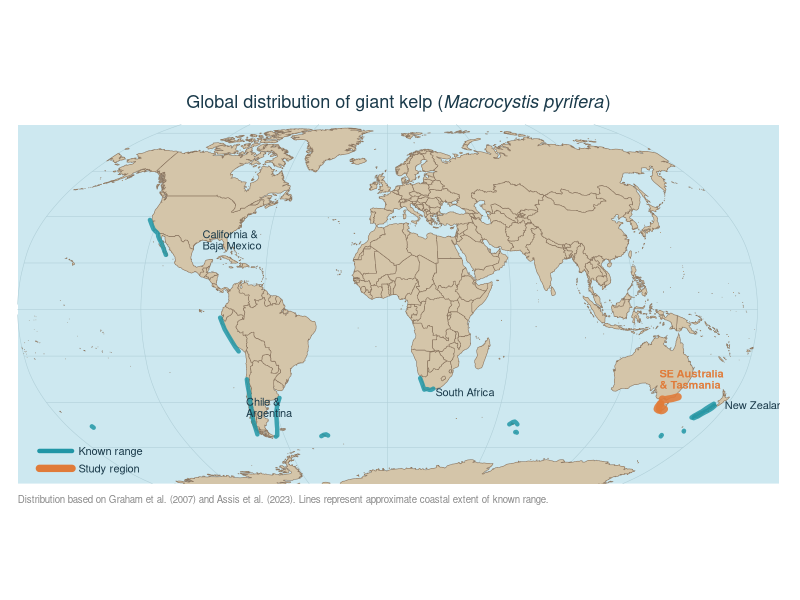
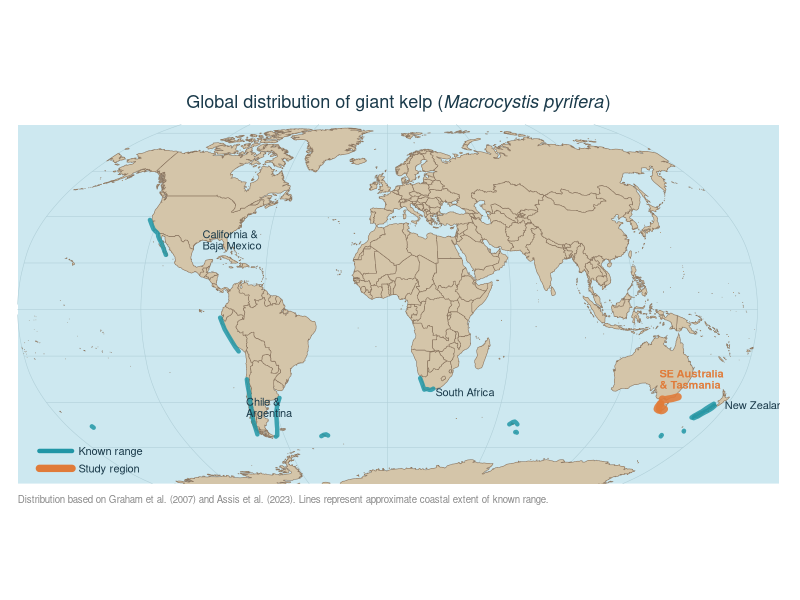

These figures' R source, in order:
## ---- chunk 1
knitr::opts_chunk$set(echo=TRUE, message=FALSE, warning=FALSE, fig.width=10, fig.height=6, dpi=150)
## ---- chunk 2
library(ggplot2)
library(sf)
library(rnaturalearth)
library(rnaturalearthdata)
## ---- chunk 3
kelp_lines <- list(

  # California — follows coast south then curves with Baja peninsula
  data.frame(
    lon = c(-124.5, -122.5, -120.5, -118.0, -117.3, -116.8, -115.5, -114.0, -110.5),
    lat = c(  38.5,   36.5,   34.5,   33.0,   32.5,   31.5,   30.0,   28.5,   23.5),
    region = "California & Baja Mexico", type = "range"
  ),

  # Peru
  data.frame(
    lon = c(-81.5, -80.5, -79.5, -78.0, -76.5, -75.0, -73.5),
    lat = c( -3.5,  -6.0,  -8.5, -11.0, -13.5, -16.0, -18.0),
    region = "Peru", type = "range"
  ),

# Chile — hugging the coast tightly
  data.frame(
    lon = c(-71.3, -71.5, -71.6, -71.7, -72.1, -72.4, -72.8, -73.2,
            -73.8, -74.2, -74.5, -74.8, -75.2),
    lat = c(-30.0, -32.0, -34.0, -36.0, -38.0, -40.0, -42.0, -44.0,
            -46.0, -48.0, -50.0, -52.0, -54.0),
    region = "Chile", type = "range"
  ),

# Argentina — Atlantic Patagonian coast
  data.frame(
    lon = c(-56.5, -57.5, -58.5, -59.5, -60.5, -61.0, -61.5, -62.0, -62.5, -63.0, -63.5, -64.0, -65.0),
    lat = c(-38.0, -39.5, -41.0, -43.0, -45.0, -47.0, -48.5, -50.0, -51.5, -52.5, -53.5, -54.5, -55.0),
    region = "Argentina & Falkland Islands", type = "range"
  ),

  # South Georgia
  data.frame(
    lon = c(-38.5, -37.0, -35.5, -34.5),
    lat = c( -54.8, -54.2, -54.0, -54.5),
    region = "South Georgia", type = "range"
  ),

  # Kerguelen
  data.frame(
    lon = c(68.0, 69.5, 70.5, 71.5, 72.5),
    lat = c(-49.5, -48.5, -48.3, -48.8, -49.5),
    region = "Kerguelen Islands", type = "range"
  ),

  # Heard Island
  data.frame(
    lon = c(73.2, 73.7, 74.2),
    lat = c(-53.0, -52.9, -53.2),
    region = "Heard Island", type = "range"
  ),

  # Macquarie Island
  data.frame(
    lon = c(158.8, 158.9, 159.0),
    lat = c(-54.3, -54.6, -54.9),
    region = "Macquarie Island", type = "range"
  ),

  # Auckland Islands
  data.frame(
    lon = c(-166.2, -166.0, -165.9),
    lat = c( -50.4,  -50.7,  -51.0),
    region = "Auckland Islands", type = "range"
  ),

  # Campbell Island
  data.frame(
    lon = c(169.1, 169.2, 169.4),
    lat = c( -52.4,  -52.6,  -52.7),
    region = "Campbell Island", type = "range"
  ),

  # New Zealand — west coast of South Island
  data.frame(
    lon = c(172.7, 171.5, 170.5, 169.5, 168.2, 167.0, 166.5),
    lat = c(-40.5, -41.5, -42.5, -43.8, -44.8, -45.8, -46.5),
    region = "New Zealand West", type = "range"
  ),

  # New Zealand — east/south coast of South Island
  data.frame(
    lon = c(174.0, 173.5, 172.5, 171.5, 170.5, 169.5, 168.5, 168.0),
    lat = c(-41.5, -42.5, -43.5, -44.2, -45.0, -46.0, -46.5, -46.8),
    region = "New Zealand East", type = "range"
  ),

  # SE Australia — Victorian coast (mainland)
  data.frame(
    lon = c(144.0, 145.5, 147.0, 149.0, 150.5, 151.5),
    lat = c(-38.5, -38.8, -38.5, -38.2, -37.8, -37.5),
    region = "SE Australia Mainland", type = "study"
  ),

  # Tasmania — traced around the island
  data.frame(
    lon = c(144.5, 144.8, 145.2, 145.8, 146.5, 147.2, 148.0, 148.3),
    lat = c(-40.5, -41.2, -42.0, -42.8, -43.2, -43.5, -43.3, -42.8),
    region = "Tasmania South", type = "study"
  ),
  data.frame(
    lon = c(144.5, 144.3, 144.2, 144.5, 145.0, 145.5),
    lat = c(-40.5, -41.2, -42.0, -42.8, -43.0, -43.2),
    region = "Tasmania West", type = "study"
  ),

  # South Africa — Cape coast
  data.frame(
    lon = c(16.5, 17.5, 18.2, 18.9, 19.5, 20.5, 21.5, 22.5, 23.5),
    lat = c(-29.5, -31.5, -33.0, -34.4, -34.2, -34.2, -34.5, -34.5, -34.0),
    region = "South Africa", type = "range"
  )
)
## ---- chunk 4
world <- ne_countries(scale = "medium", returnclass = "sf")

robin_crs <- "+proj=robin +lon_0=0 +x_0=0 +y_0=0 +datum=WGS84 +units=m +no_defs"

range_segs  <- kelp_lines[sapply(kelp_lines, function(d) d$type[1]) == "range"]
study_segs  <- kelp_lines[sapply(kelp_lines, function(d) d$type[1]) == "study"]

# Convert each segment to sf LINESTRING and reproject
to_robin_line <- function(df) {
  coords <- as.matrix(df[, c("lon", "lat")])
  st_sfc(st_linestring(coords), crs = 4326) |> st_transform(robin_crs)
}

range_sf <- do.call(c, lapply(range_segs, to_robin_line))
study_sf <- do.call(c, lapply(study_segs, to_robin_line))

world_robin <- st_transform(world, robin_crs)

ggplot() +
  geom_sf(data = world_robin, fill = "#d4c5a9", colour = "#8a7560", linewidth = 0.2) +
  geom_sf(data = range_sf, colour = "#2196a6", linewidth = 1.5,
          lineend = "round", alpha = 0.85) +
  geom_sf(data = study_sf, colour = "#e07b39", linewidth = 2.5,
          lineend = "round", alpha = 0.9) +
  # Labels — positions in lon/lat then transformed
  annotate("text", x = -8.5e6, y = 3.2e6,
           label = "California &\nBaja Mexico",
           size = 2.8, colour = "#1a3a4a", hjust = 0, lineheight = 0.85) +
  annotate("text", x = -6.5e6, y = -4.5e6,
           label = "Chile &\nArgentina",
           size = 2.8, colour = "#1a3a4a", hjust = 0, lineheight = 0.85) +
  annotate("text", x = 2.2e6, y = -3.8e6,
           label = "South Africa",
           size = 2.8, colour = "#1a3a4a", hjust = 0) +
  annotate("text", x = 1.25e7, y = -3.2e6,
           label = "SE Australia\n& Tasmania",
           size = 2.8, colour = "#e07b39", hjust = 0,
           lineheight = 0.85, fontface = "bold") +
  annotate("text", x = 1.55e7, y = -4.4e6,
           label = "New Zealand",
           size = 2.8, colour = "#1a3a4a", hjust = 0) +
  # Legend
  annotate("segment",
           x = -1.6e7, xend = -1.45e7, y = -6.5e6, yend = -6.5e6,
           colour = "#2196a6", linewidth = 1.5, lineend = "round") +
  annotate("text", x = -1.42e7, y = -6.5e6,
           label = "Known range", size = 2.8, colour = "#1a3a4a", hjust = 0) +
  annotate("segment",
           x = -1.6e7, xend = -1.45e7, y = -7.3e6, yend = -7.3e6,
           colour = "#e07b39", linewidth = 2.5, lineend = "round") +
  annotate("text", x = -1.42e7, y = -7.3e6,
           label = "Study region", size = 2.8, colour = "#1a3a4a", hjust = 0) +
  coord_sf(crs = robin_crs,
           xlim = c(-1.7e7, 1.8e7),
           ylim = c(-8.0e6, 8.5e6),
           expand = FALSE) +
  labs(
    title   = expression("Global distribution of giant kelp" ~
                           "(" * italic("Macrocystis pyrifera") * ")"),
    caption = "Distribution based on Graham et al. (2007) and Assis et al. (2023). Lines represent approximate coastal extent of known range."
  ) +
  theme_minimal(base_size = 11) +
  theme(
    plot.title       = element_text(face = "bold", size = 13,
                                    colour = "#1a3a4a", hjust = 0.5),
    plot.caption     = element_text(size = 7, colour = "#888888", hjust = 0),
    panel.background = element_rect(fill = "#cde8f0", colour = NA),
    panel.grid       = element_line(colour = "#b0cfd8", linewidth = 0.2),
    plot.background  = element_rect(fill = "white", colour = NA),
    axis.text        = element_blank(),
    axis.title       = element_blank(),
    plot.margin      = margin(10, 15, 10, 10)
  )
## ---- chunk 5
ggsave("kelp_global_distribution.png",
       width = 10, height = 6, dpi = 300, bg = "white")
